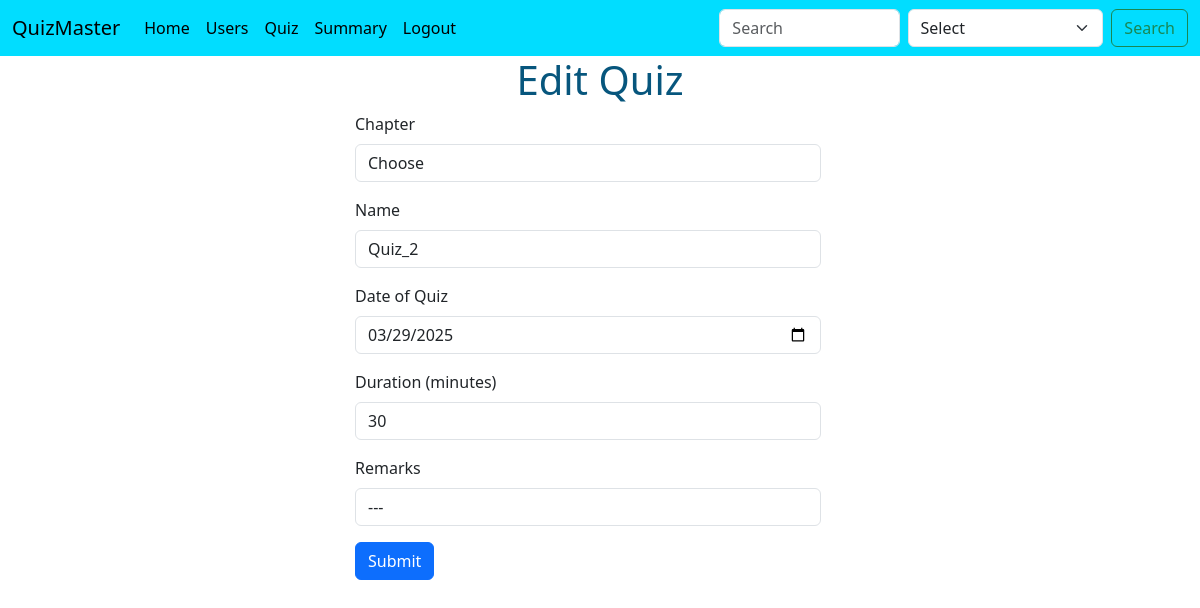
Before: /edit_quiz/2 (signed in) with the older database file.
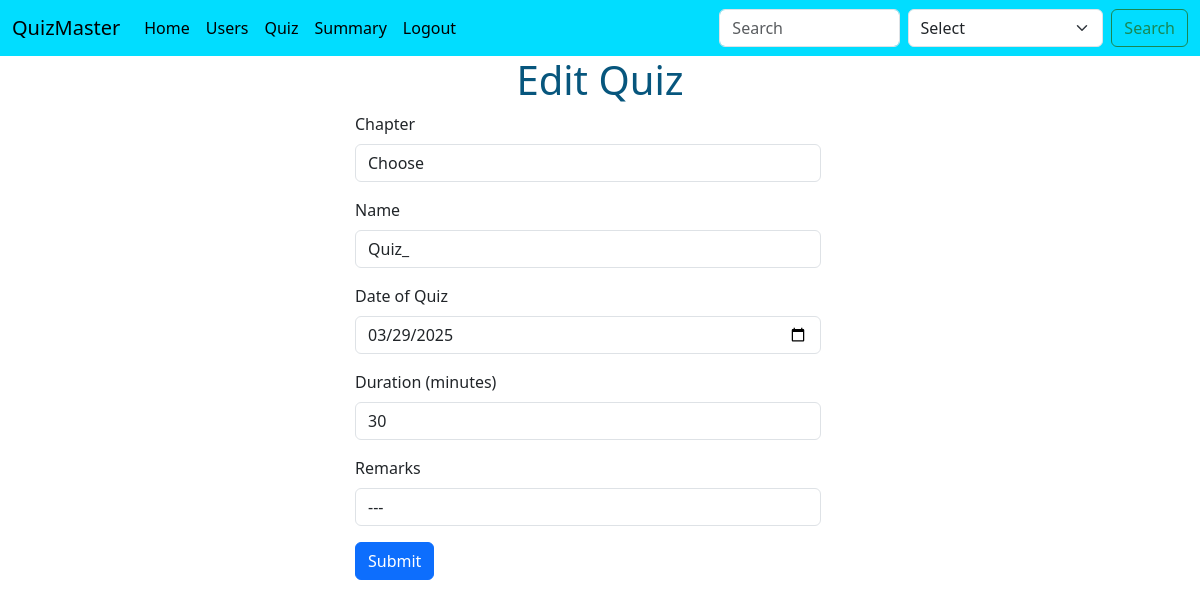
After: the same page with the newer database file.
### controllers/database.py (models this page shows)
class Quiz(db.Model):
    id = db.Column(db.Integer, primary_key=True, autoincrement=True)
    name = db.Column(db.String(100), nullable=False)
    chapter_id = db.Column(db.Integer, db.ForeignKey('chapter.id'), nullable=False)
    date_of_quiz = db.Column(db.Date , nullable=False)
    duration = db.Column(db.Integer, nullable=False)
    remarks = db.Column(db.Text, nullable=True)
    questions = db.relationship('Question', backref='quiz', lazy=True, cascade="all, delete-orphan")
    results = db.relationship('Result', backref='quiz', lazy=True, cascade="all, delete-orphan")

### controllers/edit_routes.py (the view, shortened to what this page needs)
@app.route("/edit_quiz/<int:quiz_id>" , methods = ["GET","POST"])
def edit_quiz(quiz_id):
    if session.get("user_role",None) == "admin":
        quiz = Quiz.query.filter_by(id = quiz_id).first()
        if not quiz:
            flash("Quiz not found")
            return redirect(url_for("quiz_management"))
        if request.method == "GET":
            chapters = Chapter.query.all()
            return render_template("edit_quiz.html",quiz = quiz, chapters = chapters)
    else:
        flash("You are not authorized to access this page")
        return redirect(url_for("quiz_management"))

### templates/edit_quiz.html (shortened to what this page needs)
{% extends 'base.html' %}
{% block body %}
<div><h1 class = "text-center" style="color: #07567d;">Edit Quiz</h1></div>
<div class="container-fluid row justify-content-center">
    <form class = "col-5" action="{{url_for('edit_quiz', quiz_id = quiz.id)}}" method="POST">
        <div class="mb-3">
            <label for="exampleFormControlInput1" class="form-label">Chapter</label>
            <select class="form-control" aria-label="Default select example" name="chapter_id" value="{{quiz.chapter_id}}">
                <option selected>Choose</option>
            </select>
        </div>
        <div class="mb-3">
            <label for="quizDate" class="form-label">Name</label>
            <input type="text" class="form-control" id="quizDate" name="name" required value="{{quiz.name}}">
        </div>
        <div class="mb-3">
            <label for="quizDate" class="form-label">Date of Quiz</label>
            <input type="date" class="form-control" id="quizDate" name="date" required value="{{quiz.date_of_quiz}}">
        </div>
        <div class="mb-3">
            <label for="quizDuration" class="form-label">Duration (minutes)</label>
            <input type="number" class="form-control" id="quizDuration" name="duration" required value="{{quiz.duration}}">
        </div>
        <div class="mb-3">
            <label for="inputPassword5" class="form-label">Remarks</label>
            <input type="text" id="inputPassword5" class="form-control" aria-describedby="passwordHelpBlock" name="remarks" value="{{quiz.remarks}}">
        </div>
        <div>
            <button type="submit" class="btn btn-primary">Submit</button>
        </div>
    </form>
</div>
{% endblock body %}

Changed rows visible on the page:
changed Quiz "Choose": name "Quiz_2" → "Quiz_"
